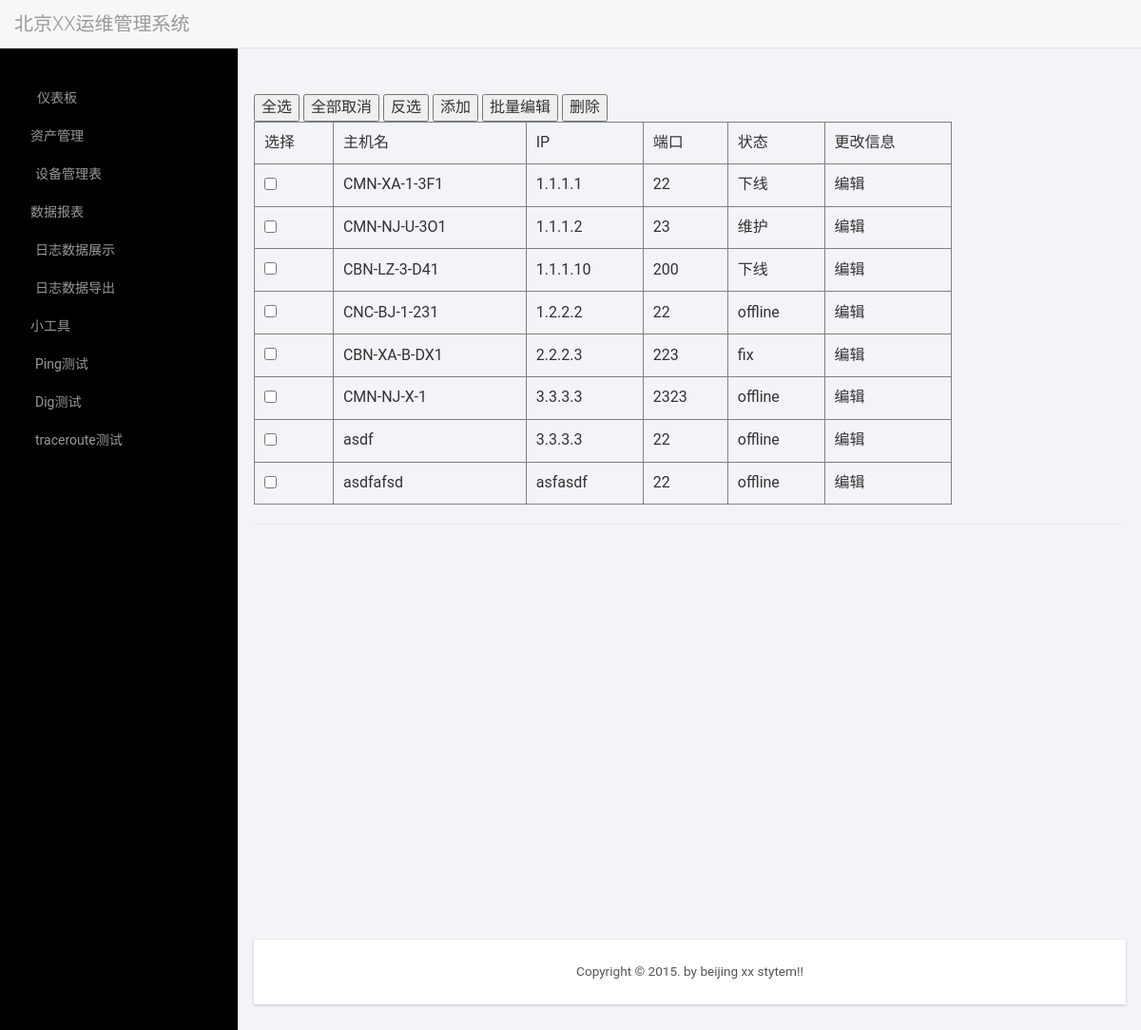
The page /rm/ on the database its author committed.
### housework/models.py (models this page shows)
class HostInfo( models.Model ):
    hostname = models.CharField( max_length=108 )
    hostip = models.GenericIPAddressField(max_length=100)
    port = models.IntegerField()
    status = models.CharField( max_length=64 )

### housework/views.py (the view, shortened to what this page needs)
# urls.py: url(r'^rm/', views.resource_manage),
def resource_manage(request):
    host_info = models.HostInfo.objects.all()
    return render(request,'resource_manager.html',{'host_info':host_info})

### templates/resource_manager.html (shortened to what this page needs)
<!DOCTYPE HTML>
<html>
<head>
<link href="/static/css/bootstrap.min.css" rel='stylesheet' type='text/css' />
<link href="/static/css/style.css" rel='stylesheet' type='text/css' />
<link href="/static/css/lines.css" rel='stylesheet' type='text/css' />
<link href="/static/css/font-awesome.css" rel="stylesheet">
<link href='http://fonts.useso.com/css?family=Roboto:400,100,300,500,700,900' rel='stylesheet' type='text/css'>
<link href="/static/css/custom.css" rel="stylesheet">
</head>
<body>
<div id="wrapper">
        <nav class="top1 navbar navbar-default navbar-static-top" role="navigation" style="margin-bottom: 0">
            <div class="navbar-header">
                <a class="navbar-brand" href="index.html">北京XX运维管理系统</a>
            </div>
            <div class="navbar-default sidebar" role="navigation">
                <div class="sidebar-nav navbar-collapse">
                    <ul class="nav" id="side-menu">
                        <li>
                            <a href="index.html"><i class="fa fa-dashboard fa-fw nav_icon"></i>仪表板</a>
                        </li>
                        <li>
                            <a href="#"><i class="fa fa-laptop nav_icon"></i>资产管理<span class="fa arrow"></span></a>
                            <ul class="nav nav-second-level">
                                <li>
                                    <a href="grids.html">设备管理表</a>
                                </li>
                            </ul>
                        </li>
                        <li>
                            <a href="#"><i class="fa fa-indent nav_icon"></i>数据报表<span class="fa arrow"></span></a>
                            <ul class="nav nav-second-level">
                                <li>
                                    <a href="#">日志数据展示</a>
                                    <a href="#">日志数据导出</a>
                                </li>
                            </ul>
                        </li>
                        <li>
                            <a href="widgets.html"><i class="fa fa-flask nav_icon"></i>小工具</a>
							<ul class="nav nav-second-level">
                                <li>
                                    <a href="#">Ping测试</a>
									<a href="#">Dig测试</a>
									<a href="#">traceroute测试</a>
								</li>
							</ul>
                        </li>
                    </ul>
                </div>
            </div>
        </nav>
        <div id="page-wrapper">
        <div class="graphs">
			<div>
			<table  border="1" cellpadding="10px" solid="green" width="80%">
				<div id="opration">
				<input type="button" onclick="QuanXuan()" value="全选">
				<input type="button" onclick="QuanBuXuan()" value="全部取消">
				<input type="button" onclick="FanXuan()" value="反选">
				<input type="button" onclick="Add_frame()" value="添加">
				<input type="button" onclick="mul_edit()" value="批量编辑">
				<input type="submit" name="shanchu" onclick="Del_frame()" value="删除">
				</div>
				<tr>
					<td>选择</th>
					<td>主机名</td>
                    <td>IP</td>
					<td>端口</td>
					<td>状态</td>
					<td>更改信息</td>
				</tr>
                {% for info in host_info %}
                    <tr>
                        <td><input id="no1" onclick="choose_it(this)" type="checkbox" value="1"></td>
                        <td><div class="hostname">{{ info.hostname }}</div></td>
                        <td><div class="ip">{{ info.hostip }}</div></td>
                        <td><div class="port">{{ info.port }}</div></td>
                        <td><div class="status">{{ info.status }}</div></td>
                        <td><div onclick="edit(this)">编辑</div></td>
                    </tr>
                {% endfor %}
			</table><hr>
		<div class="col-md-6 col_5">
       </div>
       <div class="clearfix"> </div>
    </div>
    <div class="content_bottom" style="height: 400px">
		<div class="col-md-8 span_3">
	 	</div>
	   <div class="col-md-4 span_4">
		</div>
		<div class="clearfix" style="height: 400px;"> </div>
	    </div>
		<div class="copy">
            <p>Copyright &copy; 2015. by beijing xx stytem!! <a href="http://www.xx.com/" target="_blank" title="北京XX运维管理系统"></a>
	    </div>
		</div>
</body>
</html>

### static/css/style.css (style rules this page uses)
ul, ol { margin: 0; }
p { margin: 0; }
html, body { font-family: 'Roboto', sans-serif; font-size: 100%; background:#000; overflow-x: hidden; }
body a { transition:0.5s all; -webkit-transition:0.5s all; -moz-transition:0.5s all; -o-transition:0.5s all; -ms-transition:0.5s all; }
.navbar-default.sidebar { background-color: #000; font-family: 'Roboto', sans-serif; }
nav.top1.navbar.navbar-default.navbar-static-top { background-color: #F7F7F7; font-family: 'Roboto', sans-serif; }
.navbar-default .navbar-brand { color: #999 !important; font-size: 20px; font-weight: 300; }
i.nav_icon { color: #fff; margin-right:6px; }
.sidebar ul li a { color: #999; font-size:14px; }
.sidebar-nav.navbar-collapse { margin: 2em 0 0 0; }
.span_4 { padding-right: 0; }
.span_3 { padding:0; }
.content_bottom { margin-bottom:1em; }
.copy { background:#fff; text-align:center; padding:1.5em 0; }
.copy p, .copy_layout p { font-size:0.85em; color:#555; }
.col_4, .col_5 { padding-left:0; }
.map_container, #chart, .span_6, .col_2, .weather_list, .cal1, .skills-info, .stats-info, .r3_counter_box, .activity_box, .bs-example1, .cloud, .copy { -ms-box-shadow: 0 1px 3px 0px rgba(0, 0, 0, 0.2); -o-box-shadow: 0 1px 3px 0px rgba(0, 0, 0, 0.2); -moz-box-shadow: 0 1px 3px 0px rgba(0, 0, 0, 0.2); -webkit-box-shadow: 0 1px 3px 0px rgba(0, 0, 0, 0.2); box-shadow: 0 1px 3px 0px rgba(0, 0, 0, 0.2); }
.graphs { padding: 2em 1em; background: #f2f4f8; font-family: 'Roboto', sans-serif; }

### static/css/custom.css (style rules this page uses)
#wrapper { width: 100%; }
#page-wrapper { min-height: 568px; background-color: #fff; }
@media (min-width:768px) { #page-wrapper { position: inherit; margin: 0 0 0 250px; border-left: 1px solid #e7e7e7; } }
.sidebar .sidebar-nav.navbar-collapse { padding-right: 0; padding-left: 0; }
.sidebar .arrow { float: right; }
.sidebar .fa.arrow:before { content: "\f104"; }
.sidebar .nav-second-level li, .sidebar .nav-third-level li { border-bottom: 0!important; }
.sidebar .nav-second-level li a { padding-left: 37px; }
@media (min-width:768px) { .sidebar { z-index: 1; position: absolute; width: 250px; margin-top: 51px; } }

### rows shown on the page
HostInfo: hostname "CMN-XA-1-3F1", hostip "1.1.1.1", port "22", status "下线"
HostInfo: hostname "CMN-NJ-U-3O1", hostip "1.1.1.2", port "23", status "维护"
HostInfo: hostname "CBN-LZ-3-D41", hostip "1.1.1.10", port "200", status "下线"
HostInfo: hostname "CNC-BJ-1-231", hostip "1.2.2.2", port "22", status "offline"
HostInfo: hostname "CBN-XA-B-DX1", hostip "2.2.2.3", port "223", status "fix"
HostInfo: hostname "CMN-NJ-X-1", hostip "3.3.3.3", port "2323", status "offline"
HostInfo: hostname "asdf", hostip "3.3.3.3", port "22", status "offline"
HostInfo: hostname "asdfafsd", hostip "asfasdf", port "22", status "offline"
